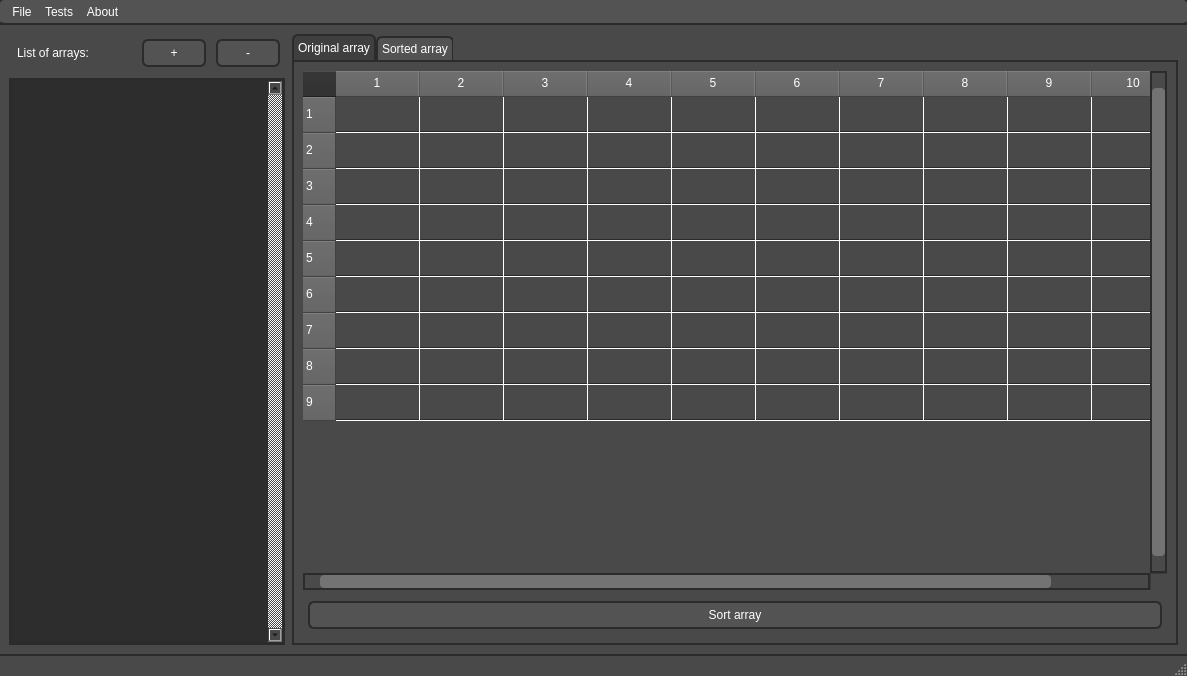
<?xml version="1.0" encoding="UTF-8"?>
<ui version="4.0">
 <class>MainWindow</class>
 <widget class="QMainWindow" name="MainWindow">
  <property name="windowModality">
   <enum>Qt::ApplicationModal</enum>
  </property>
  <property name="geometry">
   <rect>
    <x>0</x>
    <y>0</y>
    <width>1187</width>
    <height>676</height>
   </rect>
  </property>
  <property name="windowTitle">
   <string>InsertionSort</string>
  </property>
  <property name="styleSheet">
   <string notr="true">QMainWindow{
	background:rgb(43,43,43);
}</string>
  </property>
  <property name="tabShape">
   <enum>QTabWidget::Rounded</enum>
  </property>
  <widget class="QWidget" name="centralwidget">
   <property name="styleSheet">
    <string notr="true">QWidget{
	background: rgb(73,73,73);
}</string>
   </property>
   <layout class="QGridLayout" name="gridLayout" rowstretch="0,0" columnstretch="0,1">
    <property name="horizontalSpacing">
     <number>7</number>
    </property>
    <item row="0" column="1" rowspan="2">
     <widget class="QTabWidget" name="arrayTabs">
      <property name="focusPolicy">
       <enum>Qt::NoFocus</enum>
      </property>
      <property name="styleSheet">
       <string notr="true">QTabWidget::pane{
	border: 2px solid rgb(43,43,43);
	color: white;
	background: rgb(83,83,83)
}
QTabBar::tab{
	background: rgb(83,83,83);
	border: 2px solid rgb(43,43,43);
	border-bottom: none;
	border-top-left-radius: 6px;
	border-top-right-radius: 6px;
	padding: 4px;
	color: white;
	
}
QTabBar::tab:hover{
	background: rgb(103, 103, 103);
}
QTabBar::tab:selected{
	background: rgb(63,63,63);
}
QTabBar::tab:!selected{
	margin-top: 2px;
	margin-right: -1px;
}
 
</string>
      </property>
      <property name="tabShape">
       <enum>QTabWidget::Rounded</enum>
      </property>
      <property name="currentIndex">
       <number>0</number>
      </property>
      <property name="tabsClosable">
       <bool>false</bool>
      </property>
      <property name="tabBarAutoHide">
       <bool>false</bool>
      </property>
      <widget class="QWidget" name="originalArray">
       <attribute name="title">
        <string>Original array</string>
       </attribute>
       <layout class="QGridLayout" name="gridLayout_2">
        <item row="1" column="0" colspan="2">
         <widget class="QTableWidget" name="originalArrayTable">
          <property name="focusPolicy">
           <enum>Qt::NoFocus</enum>
          </property>
          <property name="styleSheet">
           <string notr="true">QHeaderView::section{
	min-width:25px;
	padding: 3px;
	color:white;
	border-right: 2px solid white;
	border-bottom: 2px solid white;
	background: rgb(93,93,93);
}
QHeaderView::section:pressed{
	margin:0;
	border:1px solid rgb(43,43,43);
	
}

QTableWidget{
	gridline-color: white;
	font-size: 12pt;
	background: rgb(73,73,73);
	selection-background-color: rgb(55,55,55);
	color: white;
}

QTableWidget QTableCornerButton::section{
	background: rgb(43,43,43);
}

QTableWidget::item{
	border-bottom: 1px solid rgb(43,43,43);
}

QTableWidget::item:selected{
	color:white;
	selection-background-color: rgb(55,55,55);
}

/*Vertical slider*/
QScrollBar:vertical{
	background: rgb(74, 74, 74);
	border-left: 2px solid rgb(43,43,43);
	border-right: 2px solid rgb(43,43,43);
	border-radius: 0px;
	width: 17px;
	margin: 17px 0 17px 0
}
QScrollBar::add-page:vertical, QScrollBar::sub-page:vertical{
	background:none;
}
QScrollBar::up-arrow:vertical{
	background:none;
	image: url(:/src/Icons/arrowUp.png);	
} 
QScrollBar::down-arrow:vertical{
	background: none;
	image: url(:/src/Icons/arrowDown.png);
}
QScrollBar::handle:vertical{
	background: rgb(115, 115, 115);
	border-radius: 4px;
	min-height: 30px;
	max-height: 30px;
}
QScrollBar::sub-line:vertical{
	background: rgb(74, 74, 74);
	border: 2px solid rgb(43,43,43);
	border-bottom: none;
	height:17px;
	subcontrol-position:top;
	subcontrol-origin:margin;
}
QScrollBar::sub-line:vertical:pressed{
	background: rgb(54, 54, 54);
}
QScrollBar::add-line:vertical{
	background: rgb(74, 74, 74);
	border: 2px solid rgb(43,43,43);
	border-top: none;
	height:17px;
	subcontrol-position:bottom;
	subcontrol-origin:margin;
}
QScrollBar::add-line:vertical:pressed{
	background: rgb(54, 54, 54);
}

/*Horizontal slider*/

QScrollBar:horizontal{
	background: rgb(74, 74, 74);
	border-top: 2px solid rgb(43,43,43);
	border-bottom: 2px solid rgb(43,43,43);
	border-radius: 0px;
	height: 17px;
	margin: 0 17px 0 17px;
}
QScrollBar::add-page:horizontal, QScrollBar::sub-page:horizontal{
	background:none;
}
QScrollBar::left-arrow:horizontal{
	background:none;
	image: url(:/src/Icons/arrowLeft.png);	
} 
QScrollBar::right-arrow:horizontal{
	background: none;
	image: url(:/src/Icons/arrowRight.png);	
}
QScrollBar::handle:horizontal{
	background: rgb(115, 115, 115);
	border-radius: 4px;
	min-width: 30px;
	max-width: 600px;
}
QScrollBar::sub-line:horizontal{
	background: rgb(74, 74, 74);
	border: 2px solid rgb(43,43,43);
	border-right: none;
	width:17px;
	subcontrol-position:left;
	subcontrol-origin:margin;
}
QScrollBar::sub-line:horizontal:pressed{
	background: rgb(54, 54, 54);
}
QScrollBar::add-line:horizontal{
	background: rgb(74, 74, 74);
	border: 2px solid rgb(43,43,43);
	border-left: none;
	width:17px;
	subcontrol-position:right;
	subcontrol-origin:margin;
}
QScrollBar::add-line:horizontal:pressed{
	background: rgb(54, 54, 54);
}</string>
          </property>
          <property name="inputMethodHints">
           <set>Qt::ImhNone</set>
          </property>
          <property name="frameShape">
           <enum>QFrame::NoFrame</enum>
          </property>
          <property name="frameShadow">
           <enum>QFrame::Sunken</enum>
          </property>
          <property name="lineWidth">
           <number>0</number>
          </property>
          <property name="verticalScrollBarPolicy">
           <enum>Qt::ScrollBarAlwaysOn</enum>
          </property>
          <property name="horizontalScrollBarPolicy">
           <enum>Qt::ScrollBarAsNeeded</enum>
          </property>
          <property name="autoScroll">
           <bool>false</bool>
          </property>
          <property name="editTriggers">
           <set>QAbstractItemView::DoubleClicked</set>
          </property>
          <property name="tabKeyNavigation">
           <bool>false</bool>
          </property>
          <property name="showDropIndicator" stdset="0">
           <bool>false</bool>
          </property>
          <property name="dragDropOverwriteMode">
           <bool>false</bool>
          </property>
          <property name="alternatingRowColors">
           <bool>false</bool>
          </property>
          <property name="selectionMode">
           <enum>QAbstractItemView::SingleSelection</enum>
          </property>
          <property name="verticalScrollMode">
           <enum>QAbstractItemView::ScrollPerPixel</enum>
          </property>
          <property name="showGrid">
           <bool>true</bool>
          </property>
          <property name="gridStyle">
           <enum>Qt::SolidLine</enum>
          </property>
          <property name="sortingEnabled">
           <bool>false</bool>
          </property>
          <property name="wordWrap">
           <bool>false</bool>
          </property>
          <property name="cornerButtonEnabled">
           <bool>false</bool>
          </property>
          <property name="rowCount">
           <number>9</number>
          </property>
          <property name="columnCount">
           <number>10</number>
          </property>
          <attribute name="horizontalHeaderVisible">
           <bool>true</bool>
          </attribute>
          <attribute name="horizontalHeaderCascadingSectionResizes">
           <bool>false</bool>
          </attribute>
          <attribute name="horizontalHeaderDefaultSectionSize">
           <number>84</number>
          </attribute>
          <attribute name="horizontalHeaderHighlightSections">
           <bool>false</bool>
          </attribute>
          <attribute name="horizontalHeaderShowSortIndicator" stdset="0">
           <bool>false</bool>
          </attribute>
          <attribute name="horizontalHeaderStretchLastSection">
           <bool>false</bool>
          </attribute>
          <attribute name="verticalHeaderVisible">
           <bool>true</bool>
          </attribute>
          <attribute name="verticalHeaderCascadingSectionResizes">
           <bool>false</bool>
          </attribute>
          <attribute name="verticalHeaderMinimumSectionSize">
           <number>25</number>
          </attribute>
          <attribute name="verticalHeaderDefaultSectionSize">
           <number>36</number>
          </attribute>
          <attribute name="verticalHeaderHighlightSections">
           <bool>false</bool>
          </attribute>
          <attribute name="verticalHeaderShowSortIndicator" stdset="0">
           <bool>false</bool>
          </attribute>
          <attribute name="verticalHeaderStretchLastSection">
           <bool>false</bool>
          </attribute>
          <row/>
          <row/>
          <row/>
          <row/>
          <row/>
          <row/>
          <row/>
          <row/>
          <row/>
          <column/>
          <column/>
          <column/>
          <column/>
          <column/>
          <column/>
          <column/>
          <column/>
          <column/>
          <column/>
         </widget>
        </item>
        <item row="2" column="0" colspan="2">
         <widget class="QPushButton" name="sortArrayBtn">
          <property name="focusPolicy">
           <enum>Qt::NoFocus</enum>
          </property>
          <property name="styleSheet">
           <string notr="true">QPushButton{
	background: rgb(83, 83, 83);
	border: 2px solid rgb(43,43,43);
	border-radius: 6px;
	color: white;
	margin: 5%;
	padding: 5px;
	spacing: 3px;
	font: 700 10pt &quot;Arial&quot;;
}

QPushButton:hover{
	background: rgb(103, 103, 103);
}

QPushButton:pressed{
	background: rgb(53,53,53);
}

</string>
          </property>
          <property name="text">
           <string>Sort array</string>
          </property>
         </widget>
        </item>
       </layout>
      </widget>
      <widget class="QWidget" name="sortedArray">
       <attribute name="title">
        <string>Sorted array</string>
       </attribute>
       <layout class="QVBoxLayout" name="verticalLayout_2">
        <item>
         <widget class="QTableWidget" name="sortedArrayTable">
          <property name="focusPolicy">
           <enum>Qt::NoFocus</enum>
          </property>
          <property name="styleSheet">
           <string notr="true">QHeaderView::section{
	min-width:25px;
	padding: 3px;
	color:white;
	border-right: 2px solid white;
	border-bottom: 2px solid white;
	background: rgb(93,93,93);
}
QHeaderView::section:pressed{
	margin:0;
	border:1px solid rgb(43,43,43);
	
}

QTableWidget{
	gridline-color: white;
	font-size: 12pt;
	background: rgb(73,73,73);
	selection-background-color: rgb(55,55,55);
	color: white;
}

QTableWidget QTableCornerButton::section{
	background: rgb(43,43,43);
}

QTableWidget::item{
	border-bottom: 1px solid rgb(43,43,43);
}

QTableWidget::item:selected{
	color:white;
	selection-background-color: rgb(55,55,55);
}

/*Vertical slider*/
QScrollBar:vertical{
	background: rgb(74, 74, 74);
	border-left: 2px solid rgb(43,43,43);
	border-right: 2px solid rgb(43,43,43);
	border-radius: 0px;
	width: 17px;
	margin: 17px 0 17px 0;
}
QScrollBar::add-page:vertical, QScrollBar::sub-page:vertical{
	background:none;
}
QScrollBar::up-arrow:vertical{
	background:none;
	image: url(:/src/Icons/arrowUp.png);	
} 
QScrollBar::down-arrow:vertical{
	background: none;
	image: url(:/src/Icons/arrowDown.png);
}
QScrollBar::handle:vertical{
	background: rgb(115, 115, 115);
	border-radius: 4px;
	min-height: 30px;
	max-height: 30px;
}
QScrollBar::sub-line:vertical{
	background: rgb(74, 74, 74);
	border: 2px solid rgb(43,43,43);
	border-bottom: none;
	height:17px;
	subcontrol-position:top;
	subcontrol-origin:margin;
}
QScrollBar::sub-line:vertical:pressed{
	background: rgb(54, 54, 54);
}
QScrollBar::add-line:vertical{
	background: rgb(74, 74, 74);
	border: 2px solid rgb(43,43,43);
	border-top: none;
	height:17px;
	subcontrol-position:bottom;
	subcontrol-origin:margin;
}
QScrollBar::add-line:vertical:pressed{
	background: rgb(54, 54, 54);
}

/*Horizontal slider*/

QScrollBar:horizontal{
	background: rgb(74, 74, 74);
	border-top: 2px solid rgb(43,43,43);
	border-bottom: 2px solid rgb(43,43,43);
	border-radius: 0px;
	height: 17px;
	margin: 0 17px 0 17px;
}
QScrollBar::add-page:horizontal, QScrollBar::sub-page:horizontal{
	background:none;
}
QScrollBar::left-arrow:horizontal{
	background:none;
	image: url(:/src/Icons/arrowLeft.png);	
} 
QScrollBar::right-arrow:horizontal{
	background: none;
	image: url(:/src/Icons/arrowRight.png);	
}
QScrollBar::handle:horizontal{
	background: rgb(115, 115, 115);
	border-radius: 4px;
	min-width: 30px;
	max-width: 600px;
}
QScrollBar::sub-line:horizontal{
	background: rgb(74, 74, 74);
	border: 2px solid rgb(43,43,43);
	border-right: none;
	width:17px;
	subcontrol-position:left;
	subcontrol-origin:margin;
}
QScrollBar::sub-line:horizontal:pressed{
	background: rgb(54, 54, 54);
}
QScrollBar::add-line:horizontal{
	background: rgb(74, 74, 74);
	border: 2px solid rgb(43,43,43);
	border-left: none;
	width:17px;
	subcontrol-position:right;
	subcontrol-origin:margin;
}
QScrollBar::add-line:horizontal:pressed{
	background: rgb(54, 54, 54);
}</string>
          </property>
          <property name="inputMethodHints">
           <set>Qt::ImhPreferNumbers</set>
          </property>
          <property name="frameShape">
           <enum>QFrame::NoFrame</enum>
          </property>
          <property name="verticalScrollBarPolicy">
           <enum>Qt::ScrollBarAlwaysOn</enum>
          </property>
          <property name="autoScroll">
           <bool>false</bool>
          </property>
          <property name="editTriggers">
           <set>QAbstractItemView::NoEditTriggers</set>
          </property>
          <property name="tabKeyNavigation">
           <bool>false</bool>
          </property>
          <property name="showDropIndicator" stdset="0">
           <bool>false</bool>
          </property>
          <property name="dragDropOverwriteMode">
           <bool>false</bool>
          </property>
          <property name="selectionMode">
           <enum>QAbstractItemView::SingleSelection</enum>
          </property>
          <property name="verticalScrollMode">
           <enum>QAbstractItemView::ScrollPerPixel</enum>
          </property>
          <property name="horizontalScrollMode">
           <enum>QAbstractItemView::ScrollPerPixel</enum>
          </property>
          <property name="showGrid">
           <bool>true</bool>
          </property>
          <property name="gridStyle">
           <enum>Qt::SolidLine</enum>
          </property>
          <property name="sortingEnabled">
           <bool>false</bool>
          </property>
          <property name="wordWrap">
           <bool>false</bool>
          </property>
          <property name="cornerButtonEnabled">
           <bool>false</bool>
          </property>
          <property name="rowCount">
           <number>10</number>
          </property>
          <property name="columnCount">
           <number>10</number>
          </property>
          <attribute name="horizontalHeaderCascadingSectionResizes">
           <bool>false</bool>
          </attribute>
          <attribute name="horizontalHeaderDefaultSectionSize">
           <number>84</number>
          </attribute>
          <attribute name="horizontalHeaderHighlightSections">
           <bool>false</bool>
          </attribute>
          <attribute name="horizontalHeaderShowSortIndicator" stdset="0">
           <bool>false</bool>
          </attribute>
          <attribute name="horizontalHeaderStretchLastSection">
           <bool>false</bool>
          </attribute>
          <attribute name="verticalHeaderVisible">
           <bool>true</bool>
          </attribute>
          <attribute name="verticalHeaderCascadingSectionResizes">
           <bool>false</bool>
          </attribute>
          <attribute name="verticalHeaderMinimumSectionSize">
           <number>25</number>
          </attribute>
          <attribute name="verticalHeaderDefaultSectionSize">
           <number>36</number>
          </attribute>
          <attribute name="verticalHeaderHighlightSections">
           <bool>false</bool>
          </attribute>
          <attribute name="verticalHeaderShowSortIndicator" stdset="0">
           <bool>false</bool>
          </attribute>
          <attribute name="verticalHeaderStretchLastSection">
           <bool>false</bool>
          </attribute>
          <row/>
          <row/>
          <row/>
          <row/>
          <row/>
          <row/>
          <row/>
          <row/>
          <row/>
          <row/>
          <column/>
          <column/>
          <column/>
          <column/>
          <column/>
          <column/>
          <column/>
          <column/>
          <column/>
          <column/>
         </widget>
        </item>
       </layout>
      </widget>
     </widget>
    </item>
    <item row="1" column="0">
     <widget class="QListWidget" name="arrayList">
      <property name="cursor" stdset="0">
       <cursorShape>PointingHandCursor</cursorShape>
      </property>
      <property name="focusPolicy">
       <enum>Qt::NoFocus</enum>
      </property>
      <property name="styleSheet">
       <string notr="true">QListWidget{
	border: 3px solid rgb(43,43,43);
	background:rgb(45,45,45);
	color:white;
	/*font: 11pt &quot;Arial&quot;;*/
}
QListWidget::item{
	height: 35px;
	padding: 5px;
	margin: 0 0 5px 0;
	border-radius: 3;
	background:rgb(73,73,73);
}
QListWidget::item:selected{
	background: rgb(55,55,55);
	border: 2px solid rgb(85, 85, 85);
	border-radius: 3;
	color:white;
}
QListWidget::item:hover:!selected{
	background: rgb(85, 85, 85);
}
/*Vertical slider*/
QScrollBar:vertical{
	background: rgb(74, 74, 74);
	border: none;
	border-left: 4px solid rgb(43,43,43);
	border-radius: 0px;
	width: 17px;
	margin: 17px 0 17px 0
}
QScrollBar::add-page:vertical, QScrollBar::sub-page:vertical{
	background:none;
}
QScrollBar::up-arrow:vertical{
	background:none;
	image: url(:/src/Icons/arrowUp.png);	
} 
QScrollBar::down-arrow:vertical{
	background: none;
	image: url(:/src/Icons/arrowDown.png);
}
QScrollBar::handle:vertical{
	background: rgb(115, 115, 115);
	border-radius: 4px;
	min-height: 30px;
	/*Add max value*/
}
QScrollBar::sub-line:vertical{
	background: rgb(74, 74, 74);
	border: none;
	border-left: 4px solid rgb(43,43,43);
	height:17px;
	subcontrol-position:top;
	subcontrol-origin:margin;
}
QScrollBar::sub-line:vertical:pressed{
	background: rgb(54, 54, 54);
}
QScrollBar::add-line:vertical{
	background: rgb(74, 74, 74);
	border: none;
	border-left: 4px solid rgb(43,43,43);
	height:17px;
	subcontrol-position:bottom;
	subcontrol-origin:margin;
}
QScrollBar::add-line:vertical:pressed{
	background: rgb(54, 54, 54);
}
</string>
      </property>
      <property name="frameShape">
       <enum>QFrame::NoFrame</enum>
      </property>
      <property name="frameShadow">
       <enum>QFrame::Sunken</enum>
      </property>
      <property name="lineWidth">
       <number>1</number>
      </property>
      <property name="midLineWidth">
       <number>0</number>
      </property>
      <property name="verticalScrollBarPolicy">
       <enum>Qt::ScrollBarAlwaysOn</enum>
      </property>
      <property name="sizeAdjustPolicy">
       <enum>QAbstractScrollArea::AdjustIgnored</enum>
      </property>
      <property name="editTriggers">
       <set>QAbstractItemView::NoEditTriggers</set>
      </property>
      <property name="defaultDropAction">
       <enum>Qt::IgnoreAction</enum>
      </property>
      <property name="verticalScrollMode">
       <enum>QAbstractItemView::ScrollPerPixel</enum>
      </property>
      <property name="isWrapping" stdset="0">
       <bool>false</bool>
      </property>
      <property name="spacing">
       <number>2</number>
      </property>
      <property name="modelColumn">
       <number>0</number>
      </property>
      <property name="uniformItemSizes">
       <bool>true</bool>
      </property>
      <property name="wordWrap">
       <bool>false</bool>
      </property>
      <property name="selectionRectVisible">
       <bool>false</bool>
      </property>
     </widget>
    </item>
    <item row="0" column="0">
     <layout class="QHBoxLayout" name="Add_DeleteLayout">
      <item>
       <widget class="QLabel" name="arrayListLabel">
        <property name="styleSheet">
         <string notr="true">QLabel{
	color: white;
	padding: 5px;
	font: 700 14pt &quot;Arial&quot;;
}</string>
        </property>
        <property name="text">
         <string>List of arrays:</string>
        </property>
       </widget>
      </item>
      <item>
       <spacer name="horizontalSpacer">
        <property name="orientation">
         <enum>Qt::Horizontal</enum>
        </property>
        <property name="sizeHint" stdset="0">
         <size>
          <width>40</width>
          <height>20</height>
         </size>
        </property>
       </spacer>
      </item>
      <item>
       <widget class="QPushButton" name="addArrayBtn">
        <property name="focusPolicy">
         <enum>Qt::NoFocus</enum>
        </property>
        <property name="styleSheet">
         <string notr="true">QPushButton{
	background: rgb(83, 83, 83);
	border: 2px solid rgb(43,43,43);
	border-radius: 6px;
	color: white;
	padding: 5px;
	min-width: 50px;
	margin: 5%;
	font: 700 9pt &quot;Arial&quot;;
}

QPushButton:hover{
	background: rgb(103, 103, 103);
}

QPushButton:pressed{
	background: rgb(53,53,53);
}

</string>
        </property>
        <property name="text">
         <string>+</string>
        </property>
       </widget>
      </item>
      <item>
       <widget class="QPushButton" name="deleteArrayBtn">
        <property name="focusPolicy">
         <enum>Qt::NoFocus</enum>
        </property>
        <property name="styleSheet">
         <string notr="true">QPushButton{
	background: rgb(83, 83, 83);
	border: 2px solid rgb(43,43,43);
	border-radius: 6px;
	color: white;
	padding: 5px;
	min-width: 50px;
	margin: 5%;
	font: 700 9pt &quot;Arial&quot;;
}

QPushButton:hover{
	background: rgb(103, 103, 103);
}

QPushButton:pressed{
	background: rgb(53,53,53);
}

</string>
        </property>
        <property name="text">
         <string>-</string>
        </property>
       </widget>
      </item>
     </layout>
    </item>
   </layout>
  </widget>
  <widget class="QMenuBar" name="menubar">
   <property name="geometry">
    <rect>
     <x>0</x>
     <y>0</y>
     <width>1187</width>
     <height>31</height>
    </rect>
   </property>
   <property name="styleSheet">
    <string notr="true">QMenuBar{
	background: rgb(83, 83, 83); 
	spacing: 5px; 
	color: white;
	border-bottom:2px solid rgb(43,43,43);
	padding: 3px;
	border-radius: 4px;
}
QMenuBar::item:selected {
	background: rgb(75, 75, 75); 
	border: 1px solid rgb(150, 150, 150); 
	border-radius: 4px;
}
QMenuBar::item:pressed {
	background: rgb(68, 68, 68);
}</string>
   </property>
   <widget class="QMenu" name="menuFile">
    <property name="styleSheet">
     <string notr="true">QMenu{
	background: rgb(80, 80, 80); 
	color: white; 
}
QMenu::item:selected{
	background: rgb(75, 75, 75);
}
QMenu::item:pressed{
	background: rgb(68, 68, 68);
}</string>
    </property>
    <property name="title">
     <string>File</string>
    </property>
    <addaction name="actionSaveChanges"/>
    <addaction name="separator"/>
    <addaction name="actionExit"/>
   </widget>
   <widget class="QMenu" name="menuTests">
    <property name="styleSheet">
     <string notr="true">QMenu{
	background: rgb(80, 80, 80); 
	color: white; 
}
QMenu::item:selected{
	background: rgb(75, 75, 75);
}
QMenu::item:pressed{
	background: rgb(68, 68, 68);
}</string>
    </property>
    <property name="title">
     <string>Tests</string>
    </property>
    <addaction name="actionLaunch_tests"/>
   </widget>
   <widget class="QMenu" name="menuHelp">
    <property name="styleSheet">
     <string notr="true">QMenu{
	background: rgb(80, 80, 80); 
	color: white; 
}
QMenu::item:selected{
	background: rgb(75, 75, 75);
}
QMenu::item:pressed{
	background: rgb(68, 68, 68);
}</string>
    </property>
    <property name="title">
     <string>About</string>
    </property>
    <addaction name="actionAbout_application"/>
   </widget>
   <addaction name="menuFile"/>
   <addaction name="menuTests"/>
   <addaction name="menuHelp"/>
  </widget>
  <widget class="QStatusBar" name="statusbar">
   <property name="styleSheet">
    <string notr="true">QStatusBar{
	background: rgb(73,73,73);
	border-top: 2px solid rgb(43,43,43);
}
QStatusBar::item{
	border: none;
}
QStatusBar QProgressBar{
	border: 2px solid rgb(43,43,43); 
	background: rgb(143,143,143);
	border-radius: 4px; 
	color: white; 
	text-align: center;
}
QStatusBar QProgressBar::chunk{
	background: #ac68cc
}
</string>
   </property>
   <property name="sizeGripEnabled">
    <bool>true</bool>
   </property>
  </widget>
  <action name="actionSaveChanges">
   <property name="text">
    <string>Save changes</string>
   </property>
   <property name="shortcut">
    <string>Ctrl+S</string>
   </property>
  </action>
  <action name="actionExit">
   <property name="text">
    <string>Exit</string>
   </property>
   <property name="shortcut">
    <string>Ctrl+Q</string>
   </property>
  </action>
  <action name="actionLaunch_tests">
   <property name="text">
    <string>Launch tests</string>
   </property>
   <property name="shortcut">
    <string>Ctrl+T</string>
   </property>
  </action>
  <action name="actionAbout_application">
   <property name="text">
    <string>About application</string>
   </property>
   <property name="shortcut">
    <string>Ctrl+H</string>
   </property>
  </action>
 </widget>
 <resources/>
 <connections/>
</ui>
